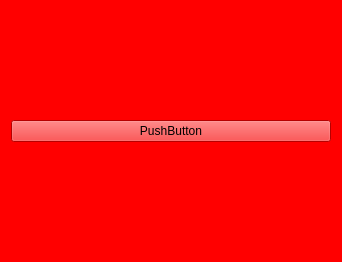
<?xml version="1.0" encoding="UTF-8"?>
<ui version="4.0">
 <class>new_game</class>
 <widget class="QWidget" name="new_game">
  <property name="geometry">
   <rect>
    <x>0</x>
    <y>0</y>
    <width>342</width>
    <height>262</height>
   </rect>
  </property>
  <property name="sizePolicy">
   <sizepolicy hsizetype="Preferred" vsizetype="Preferred">
    <horstretch>0</horstretch>
    <verstretch>0</verstretch>
   </sizepolicy>
  </property>
  <property name="windowTitle">
   <string>Form</string>
  </property>
  <property name="styleSheet">
   <string notr="true">background-color: rgb(255, 0, 0)</string>
  </property>
  <layout class="QVBoxLayout" name="verticalLayout_2">
   <item>
    <layout class="QVBoxLayout" name="verticalLayout">
     <item>
      <widget class="QPushButton" name="pushButton">
       <property name="sizePolicy">
        <sizepolicy hsizetype="Minimum" vsizetype="Fixed">
         <horstretch>0</horstretch>
         <verstretch>0</verstretch>
        </sizepolicy>
       </property>
       <property name="text">
        <string>PushButton</string>
       </property>
      </widget>
     </item>
    </layout>
   </item>
  </layout>
 </widget>
 <resources/>
 <connections/>
</ui>
